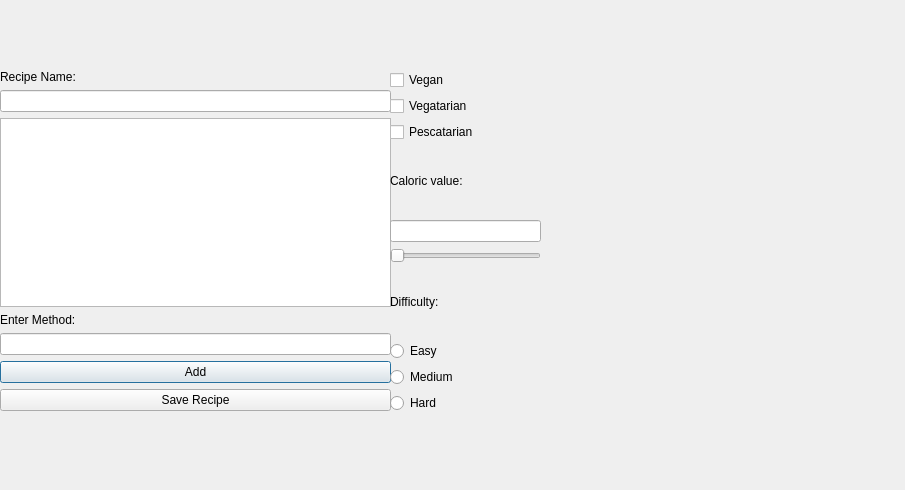
<?xml version="1.0" encoding="UTF-8"?>
<ui version="4.0">
 <class>newRecipeWindow</class>
 <widget class="QDialog" name="newRecipeWindow">
  <property name="geometry">
   <rect>
    <x>0</x>
    <y>0</y>
    <width>905</width>
    <height>490</height>
   </rect>
  </property>
  <property name="windowTitle">
   <string>Dialog</string>
  </property>
  <widget class="QWidget" name="gridLayoutWidget">
   <property name="geometry">
    <rect>
     <x>0</x>
     <y>70</y>
     <width>391</width>
     <height>341</height>
    </rect>
   </property>
   <layout class="QGridLayout" name="gridLayout">
    <item row="1" column="0">
     <widget class="QLineEdit" name="recipeName">
      <property name="text">
       <string/>
      </property>
     </widget>
    </item>
    <item row="9" column="0">
     <widget class="QPushButton" name="addMethod">
      <property name="text">
       <string>Add</string>
      </property>
     </widget>
    </item>
    <item row="6" column="0">
     <widget class="QListWidget" name="methodList"/>
    </item>
    <item row="8" column="0">
     <widget class="QLineEdit" name="enterMethod"/>
    </item>
    <item row="10" column="0">
     <widget class="QPushButton" name="saveRecipe">
      <property name="text">
       <string>Save Recipe</string>
      </property>
     </widget>
    </item>
    <item row="7" column="0">
     <widget class="QLabel" name="label_2">
      <property name="text">
       <string>Enter Method:</string>
      </property>
     </widget>
    </item>
    <item row="0" column="0">
     <widget class="QLabel" name="label_4">
      <property name="text">
       <string>Recipe Name:</string>
      </property>
     </widget>
    </item>
   </layout>
  </widget>
  <widget class="QWidget" name="verticalLayoutWidget">
   <property name="geometry">
    <rect>
     <x>390</x>
     <y>70</y>
     <width>151</width>
     <height>343</height>
    </rect>
   </property>
   <layout class="QVBoxLayout" name="verticalLayout">
    <item>
     <widget class="QCheckBox" name="veganBox">
      <property name="text">
       <string>Vegan</string>
      </property>
     </widget>
    </item>
    <item>
     <widget class="QCheckBox" name="veggieBox">
      <property name="text">
       <string>Vegatarian</string>
      </property>
     </widget>
    </item>
    <item>
     <widget class="QCheckBox" name="pescaBox">
      <property name="text">
       <string>Pescatarian</string>
      </property>
     </widget>
    </item>
    <item>
     <widget class="QLabel" name="label_3">
      <property name="text">
       <string>Caloric value:</string>
      </property>
     </widget>
    </item>
    <item>
     <widget class="QLineEdit" name="calorieLine"/>
    </item>
    <item>
     <widget class="QSlider" name="calorieSlider">
      <property name="orientation">
       <enum>Qt::Horizontal</enum>
      </property>
     </widget>
    </item>
    <item>
     <widget class="QLabel" name="label">
      <property name="text">
       <string>Difficulty:</string>
      </property>
     </widget>
    </item>
    <item>
     <widget class="QRadioButton" name="easyButton">
      <property name="text">
       <string>Easy</string>
      </property>
     </widget>
    </item>
    <item>
     <widget class="QRadioButton" name="mediumButton">
      <property name="text">
       <string>Medium</string>
      </property>
     </widget>
    </item>
    <item>
     <widget class="QRadioButton" name="hardButton">
      <property name="text">
       <string>Hard</string>
      </property>
     </widget>
    </item>
   </layout>
  </widget>
 </widget>
 <resources/>
 <connections/>
</ui>
